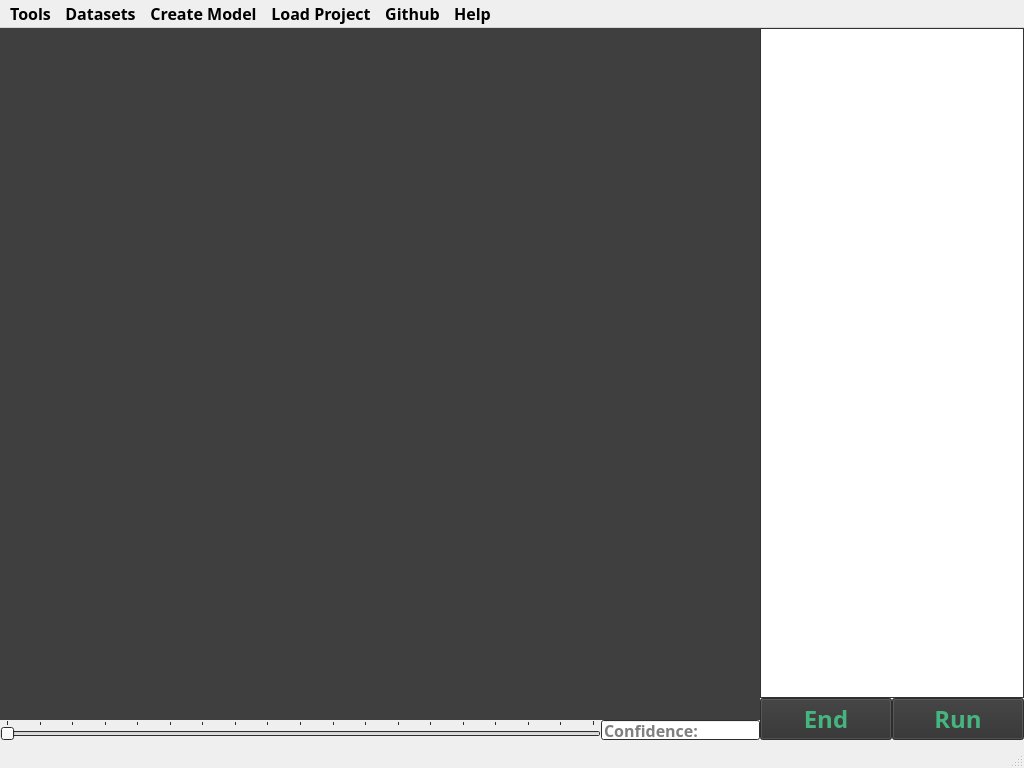
<?xml version="1.0" encoding="UTF-8"?>
<ui version="4.0">
 <class>MainWindow</class>
 <widget class="QMainWindow" name="MainWindow">
  <property name="geometry">
   <rect>
    <x>0</x>
    <y>0</y>
    <width>1024</width>
    <height>768</height>
   </rect>
  </property>
  <property name="minimumSize">
   <size>
    <width>1024</width>
    <height>768</height>
   </size>
  </property>
  <property name="maximumSize">
   <size>
    <width>16777215</width>
    <height>16777215</height>
   </size>
  </property>
  <property name="font">
   <font>
    <family>Segoe UI Semibold</family>
    <pointsize>12</pointsize>
    <bold>true</bold>
    <kerning>true</kerning>
   </font>
  </property>
  <property name="windowTitle">
   <string>MainWindow</string>
  </property>
  <widget class="QWidget" name="centralwidget">
   <property name="sizePolicy">
    <sizepolicy hsizetype="Minimum" vsizetype="Minimum">
     <horstretch>0</horstretch>
     <verstretch>0</verstretch>
    </sizepolicy>
   </property>
   <property name="minimumSize">
    <size>
     <width>600</width>
     <height>500</height>
    </size>
   </property>
   <property name="maximumSize">
    <size>
     <width>16777215</width>
     <height>16777215</height>
    </size>
   </property>
   <property name="baseSize">
    <size>
     <width>1600</width>
     <height>900</height>
    </size>
   </property>
   <property name="palette">
    <palette>
     <active>
      <colorrole role="Window">
       <brush brushstyle="SolidPattern">
        <color alpha="255">
         <red>63</red>
         <green>63</green>
         <blue>63</blue>
        </color>
       </brush>
      </colorrole>
     </active>
     <inactive>
      <colorrole role="Window">
       <brush brushstyle="SolidPattern">
        <color alpha="255">
         <red>63</red>
         <green>63</green>
         <blue>63</blue>
        </color>
       </brush>
      </colorrole>
     </inactive>
     <disabled>
      <colorrole role="Base">
       <brush brushstyle="SolidPattern">
        <color alpha="255">
         <red>63</red>
         <green>63</green>
         <blue>63</blue>
        </color>
       </brush>
      </colorrole>
      <colorrole role="Window">
       <brush brushstyle="SolidPattern">
        <color alpha="255">
         <red>63</red>
         <green>63</green>
         <blue>63</blue>
        </color>
       </brush>
      </colorrole>
     </disabled>
    </palette>
   </property>
   <layout class="QGridLayout" name="gridLayout_2">
    <property name="leftMargin">
     <number>0</number>
    </property>
    <property name="topMargin">
     <number>0</number>
    </property>
    <property name="rightMargin">
     <number>0</number>
    </property>
    <property name="bottomMargin">
     <number>0</number>
    </property>
    <property name="spacing">
     <number>0</number>
    </property>
    <item row="0" column="0">
     <layout class="QVBoxLayout" name="verticalLayout">
      <item>
       <widget class="Camera" name="camer_output" native="true">
        <property name="sizePolicy">
         <sizepolicy hsizetype="MinimumExpanding" vsizetype="Expanding">
          <horstretch>0</horstretch>
          <verstretch>0</verstretch>
         </sizepolicy>
        </property>
        <property name="autoFillBackground">
         <bool>true</bool>
        </property>
       </widget>
      </item>
      <item>
       <layout class="QHBoxLayout" name="horizontalLayout">
        <property name="spacing">
         <number>0</number>
        </property>
        <item>
         <widget class="QSlider" name="confidence_slider">
          <property name="maximumSize">
           <size>
            <width>16777215</width>
            <height>20</height>
           </size>
          </property>
          <property name="palette">
           <palette>
            <active>
             <colorrole role="Accent">
              <brush brushstyle="SolidPattern">
               <color alpha="255">
                <red>70</red>
                <green>180</green>
                <blue>127</blue>
               </color>
              </brush>
             </colorrole>
            </active>
            <inactive>
             <colorrole role="Accent">
              <brush brushstyle="SolidPattern">
               <color alpha="255">
                <red>70</red>
                <green>180</green>
                <blue>127</blue>
               </color>
              </brush>
             </colorrole>
            </inactive>
            <disabled>
             <colorrole role="Accent">
              <brush brushstyle="SolidPattern">
               <color alpha="255">
                <red>70</red>
                <green>180</green>
                <blue>127</blue>
               </color>
              </brush>
             </colorrole>
            </disabled>
           </palette>
          </property>
          <property name="font">
           <font>
            <family>Segoe UI Semibold</family>
            <pointsize>12</pointsize>
            <bold>true</bold>
            <underline>false</underline>
            <kerning>true</kerning>
           </font>
          </property>
          <property name="minimum">
           <number>5</number>
          </property>
          <property name="maximum">
           <number>95</number>
          </property>
          <property name="singleStep">
           <number>5</number>
          </property>
          <property name="pageStep">
           <number>5</number>
          </property>
          <property name="value">
           <number>5</number>
          </property>
          <property name="orientation">
           <enum>Qt::Orientation::Horizontal</enum>
          </property>
          <property name="tickPosition">
           <enum>QSlider::TickPosition::TicksAbove</enum>
          </property>
          <property name="tickInterval">
           <number>5</number>
          </property>
         </widget>
        </item>
        <item alignment="Qt::AlignmentFlag::AlignRight">
         <widget class="QLineEdit" name="confidence_percent">
          <property name="maximumSize">
           <size>
            <width>16777215</width>
            <height>20</height>
           </size>
          </property>
          <property name="placeholderText">
           <string>Confidence:</string>
          </property>
          <property name="clearButtonEnabled">
           <bool>false</bool>
          </property>
         </widget>
        </item>
       </layout>
      </item>
     </layout>
    </item>
    <item row="0" column="1">
     <layout class="QGridLayout" name="gridLayout">
      <item row="0" column="0" rowspan="2" colspan="2">
       <widget class="QListView" name="listView">
        <property name="sizePolicy">
         <sizepolicy hsizetype="Fixed" vsizetype="MinimumExpanding">
          <horstretch>0</horstretch>
          <verstretch>0</verstretch>
         </sizepolicy>
        </property>
        <property name="minimumSize">
         <size>
          <width>264</width>
          <height>0</height>
         </size>
        </property>
       </widget>
      </item>
      <item row="2" column="0">
       <widget class="QPushButton" name="end_button">
        <property name="sizePolicy">
         <sizepolicy hsizetype="Fixed" vsizetype="Maximum">
          <horstretch>0</horstretch>
          <verstretch>0</verstretch>
         </sizepolicy>
        </property>
        <property name="minimumSize">
         <size>
          <width>132</width>
          <height>20</height>
         </size>
        </property>
        <property name="maximumSize">
         <size>
          <width>132</width>
          <height>16777215</height>
         </size>
        </property>
        <property name="palette">
         <palette>
          <active>
           <colorrole role="Button">
            <brush brushstyle="SolidPattern">
             <color alpha="255">
              <red>49</red>
              <green>49</green>
              <blue>49</blue>
             </color>
            </brush>
           </colorrole>
           <colorrole role="Text">
            <brush brushstyle="SolidPattern">
             <color alpha="255">
              <red>255</red>
              <green>255</green>
              <blue>255</blue>
             </color>
            </brush>
           </colorrole>
           <colorrole role="ButtonText">
            <brush brushstyle="SolidPattern">
             <color alpha="255">
              <red>70</red>
              <green>180</green>
              <blue>127</blue>
             </color>
            </brush>
           </colorrole>
          </active>
          <inactive>
           <colorrole role="Button">
            <brush brushstyle="SolidPattern">
             <color alpha="255">
              <red>49</red>
              <green>49</green>
              <blue>49</blue>
             </color>
            </brush>
           </colorrole>
           <colorrole role="Text">
            <brush brushstyle="SolidPattern">
             <color alpha="255">
              <red>255</red>
              <green>255</green>
              <blue>255</blue>
             </color>
            </brush>
           </colorrole>
           <colorrole role="ButtonText">
            <brush brushstyle="SolidPattern">
             <color alpha="255">
              <red>70</red>
              <green>180</green>
              <blue>127</blue>
             </color>
            </brush>
           </colorrole>
          </inactive>
          <disabled>
           <colorrole role="Button">
            <brush brushstyle="SolidPattern">
             <color alpha="255">
              <red>49</red>
              <green>49</green>
              <blue>49</blue>
             </color>
            </brush>
           </colorrole>
          </disabled>
         </palette>
        </property>
        <property name="font">
         <font>
          <family>Segoe UI Semibold</family>
          <pointsize>18</pointsize>
          <bold>true</bold>
          <underline>false</underline>
          <kerning>true</kerning>
         </font>
        </property>
        <property name="text">
         <string>End</string>
        </property>
       </widget>
      </item>
      <item row="2" column="1">
       <widget class="QPushButton" name="run_button">
        <property name="sizePolicy">
         <sizepolicy hsizetype="Fixed" vsizetype="Maximum">
          <horstretch>0</horstretch>
          <verstretch>0</verstretch>
         </sizepolicy>
        </property>
        <property name="minimumSize">
         <size>
          <width>132</width>
          <height>20</height>
         </size>
        </property>
        <property name="maximumSize">
         <size>
          <width>132</width>
          <height>16777215</height>
         </size>
        </property>
        <property name="palette">
         <palette>
          <active>
           <colorrole role="Button">
            <brush brushstyle="SolidPattern">
             <color alpha="255">
              <red>49</red>
              <green>49</green>
              <blue>49</blue>
             </color>
            </brush>
           </colorrole>
           <colorrole role="Text">
            <brush brushstyle="SolidPattern">
             <color alpha="255">
              <red>255</red>
              <green>255</green>
              <blue>255</blue>
             </color>
            </brush>
           </colorrole>
           <colorrole role="ButtonText">
            <brush brushstyle="SolidPattern">
             <color alpha="255">
              <red>70</red>
              <green>180</green>
              <blue>127</blue>
             </color>
            </brush>
           </colorrole>
          </active>
          <inactive>
           <colorrole role="Button">
            <brush brushstyle="SolidPattern">
             <color alpha="255">
              <red>49</red>
              <green>49</green>
              <blue>49</blue>
             </color>
            </brush>
           </colorrole>
           <colorrole role="Text">
            <brush brushstyle="SolidPattern">
             <color alpha="255">
              <red>255</red>
              <green>255</green>
              <blue>255</blue>
             </color>
            </brush>
           </colorrole>
           <colorrole role="ButtonText">
            <brush brushstyle="SolidPattern">
             <color alpha="255">
              <red>70</red>
              <green>180</green>
              <blue>127</blue>
             </color>
            </brush>
           </colorrole>
          </inactive>
          <disabled>
           <colorrole role="Button">
            <brush brushstyle="SolidPattern">
             <color alpha="255">
              <red>49</red>
              <green>49</green>
              <blue>49</blue>
             </color>
            </brush>
           </colorrole>
          </disabled>
         </palette>
        </property>
        <property name="font">
         <font>
          <family>Segoe UI Semibold</family>
          <pointsize>18</pointsize>
          <bold>true</bold>
          <underline>false</underline>
          <kerning>true</kerning>
         </font>
        </property>
        <property name="autoFillBackground">
         <bool>false</bool>
        </property>
        <property name="text">
         <string>Run</string>
        </property>
        <property name="autoDefault">
         <bool>false</bool>
        </property>
        <property name="default">
         <bool>false</bool>
        </property>
        <property name="flat">
         <bool>false</bool>
        </property>
       </widget>
      </item>
     </layout>
    </item>
   </layout>
  </widget>
  <widget class="QMenuBar" name="menubar">
   <property name="geometry">
    <rect>
     <x>0</x>
     <y>0</y>
     <width>1024</width>
     <height>33</height>
    </rect>
   </property>
   <property name="layoutDirection">
    <enum>Qt::LayoutDirection::LeftToRight</enum>
   </property>
   <property name="autoFillBackground">
    <bool>true</bool>
   </property>
   <widget class="QMenu" name="menuwhere_is_the_box">
    <property name="title">
     <string>Tools</string>
    </property>
    <addaction name="actionChange_Camera"/>
   </widget>
   <widget class="QMenu" name="menuDatasets">
    <property name="title">
     <string>Datasets</string>
    </property>
    <addaction name="actionImport"/>
   </widget>
   <widget class="QMenu" name="menuCreateModels">
    <property name="title">
     <string>Create Model</string>
    </property>
    <addaction name="actionOpen_Annotator"/>
    <addaction name="actionTrain_Model_2"/>
   </widget>
   <widget class="Github" name="menuGithub">
    <property name="title">
     <string>Github</string>
    </property>
   </widget>
   <widget class="QMenu" name="menuLoad_Model">
    <property name="title">
     <string>Load Project</string>
    </property>
    <addaction name="actionSelect_Project_Directory"/>
   </widget>
   <widget class="QMenu" name="menuHelp">
    <property name="title">
     <string>Help</string>
    </property>
    <addaction name="actionOpen_ReadME"/>
   </widget>
   <addaction name="menuwhere_is_the_box"/>
   <addaction name="menuDatasets"/>
   <addaction name="menuCreateModels"/>
   <addaction name="menuLoad_Model"/>
   <addaction name="menuGithub"/>
   <addaction name="menuHelp"/>
  </widget>
  <widget class="QStatusBar" name="statusbar"/>
  <action name="actionOpen">
   <property name="text">
    <string>Open</string>
   </property>
  </action>
  <action name="actionNew">
   <property name="text">
    <string>New</string>
   </property>
  </action>
  <action name="actionRemove">
   <property name="text">
    <string>Remove</string>
   </property>
  </action>
  <action name="actionWhy">
   <property name="text">
    <string>Why</string>
   </property>
  </action>
  <action name="actionDo">
   <property name="text">
    <string>Do</string>
   </property>
  </action>
  <action name="actionI">
   <property name="text">
    <string>I</string>
   </property>
  </action>
  <action name="actionHate">
   <property name="text">
    <string>Hate</string>
   </property>
  </action>
  <action name="actionMyself">
   <property name="text">
    <string>Myself</string>
   </property>
  </action>
  <action name="action_Yes">
   <property name="text">
    <string>%Yes</string>
   </property>
  </action>
  <action name="action_Yes_2">
   <property name="text">
    <string>&amp;Yes</string>
   </property>
  </action>
  <action name="action_New">
   <property name="text">
    <string>&amp;New</string>
   </property>
  </action>
  <action name="action_Open">
   <property name="text">
    <string>&amp;Open</string>
   </property>
  </action>
  <action name="action_Remove">
   <property name="text">
    <string>&amp;Remove</string>
   </property>
  </action>
  <action name="actionChange_Camera">
   <property name="text">
    <string>Change_Camera</string>
   </property>
  </action>
  <action name="actionRemove_2">
   <property name="text">
    <string>Remove</string>
   </property>
  </action>
  <action name="actionOpen_2">
   <property name="text">
    <string>Open</string>
   </property>
  </action>
  <action name="actionSelect">
   <property name="text">
    <string>Select</string>
   </property>
  </action>
  <action name="actionLoad">
   <property name="text">
    <string>Load</string>
   </property>
  </action>
  <action name="actionAdd_2">
   <property name="text">
    <string>Add</string>
   </property>
  </action>
  <action name="actionHello">
   <property name="text">
    <string>Hello</string>
   </property>
  </action>
  <action name="actionOpen_Annotator">
   <property name="text">
    <string>Open Annotator</string>
   </property>
  </action>
  <action name="actionSelect_Files">
   <property name="text">
    <string>Select Files</string>
   </property>
  </action>
  <action name="actionTrain_Model">
   <property name="text">
    <string>Train Model</string>
   </property>
  </action>
  <action name="actionTrain_Model_2">
   <property name="text">
    <string>Train Model</string>
   </property>
  </action>
  <action name="actionFrom_Project_Directory">
   <property name="text">
    <string>From Project Directory</string>
   </property>
  </action>
  <action name="actionSelect_Project_Directory">
   <property name="text">
    <string>Select Project Directory</string>
   </property>
  </action>
  <action name="actionImport">
   <property name="text">
    <string>Import</string>
   </property>
  </action>
  <action name="actionOpen_ReadME">
   <property name="text">
    <string>Open ReadME</string>
   </property>
  </action>
 </widget>
 <customwidgets>
  <customwidget>
   <class>Camera</class>
   <extends>QWidget</extends>
   <header>Camera.h</header>
   <container>1</container>
  </customwidget>
  <customwidget>
   <class>Github</class>
   <extends>QMenu</extends>
   <header>Github.h</header>
  </customwidget>
 </customwidgets>
 <tabstops>
  <tabstop>confidence_slider</tabstop>
  <tabstop>confidence_percent</tabstop>
 </tabstops>
 <resources/>
 <connections>
  <connection>
   <sender>run_button</sender>
   <signal>clicked()</signal>
   <receiver>camer_output</receiver>
   <slot>update()</slot>
   <hints>
    <hint type="sourcelabel">
     <x>543</x>
     <y>470</y>
    </hint>
    <hint type="destinationlabel">
     <x>410</x>
     <y>378</y>
    </hint>
   </hints>
  </connection>
  <connection>
   <sender>end_button</sender>
   <signal>clicked()</signal>
   <receiver>camer_output</receiver>
   <slot>close()</slot>
   <hints>
    <hint type="sourcelabel">
     <x>649</x>
     <y>478</y>
    </hint>
    <hint type="destinationlabel">
     <x>422</x>
     <y>295</y>
    </hint>
   </hints>
  </connection>
  <connection>
   <sender>confidence_percent</sender>
   <signal>textEdited(QString)</signal>
   <receiver>confidence_slider</receiver>
   <slot>update()</slot>
   <hints>
    <hint type="sourcelabel">
     <x>447</x>
     <y>498</y>
    </hint>
    <hint type="destinationlabel">
     <x>338</x>
     <y>477</y>
    </hint>
   </hints>
  </connection>
 </connections>
</ui>
